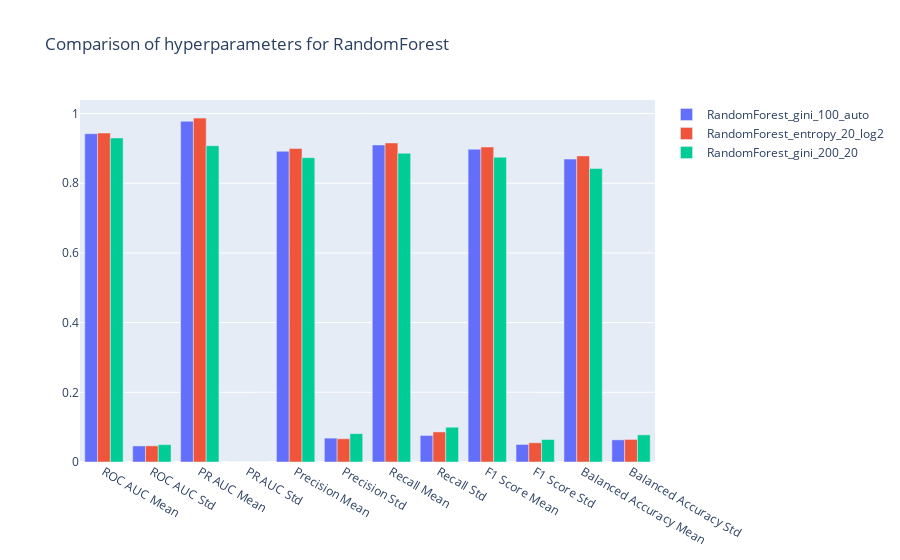

Notebook code for this chart:
### Code cell
df_t = df.T
res = []
for col in df_t.columns:
    res.append(
        go.Bar(
            x=df_t.index.values.tolist(),
            y=df_t[col].values.tolist(),
            name=col,
            hoverinfo='name+y'
        )
    )

layout = go.Layout(barmode='group', title="Comparison of hyperparameters for RandomForest")
fig = go.Figure(data=res, layout=layout)
fig.show()

### Figure 1 — Plotly figure (JSON) as saved in the notebook; plotly's stock layout.template omitted (floating-point values rounded to 4 significant figures)
{"data": [{"hoverinfo": "name+y", "name": "RandomForest_gini_100_auto", "type": "bar", "x": ["ROC AUC Mean", "ROC AUC Std", "PR AUC Mean", "PR AUC Std", "Precision Mean", "Precision Std", "Recall Mean", "Recall Std", "F1 Score Mean", "F1 Score Std", "Balanced Accuracy Mean", "Balanced Accuracy Std"], "y": [0.9423, 0.0461, 0.978, 0, 0.8918, 0.06853, 0.9099, 0.07621, 0.8977, 0.05041, 0.8694, 0.06352]}, {"hoverinfo": "name+y", "name": "RandomForest_entropy_20_log2", "type": "bar", "x": ["ROC AUC Mean", "ROC AUC Std", "PR AUC Mean", "PR AUC Std", "Precision Mean", "Precision Std", "Recall Mean", "Recall Std", "F1 Score Mean", "F1 Score Std", "Balanced Accuracy Mean", "Balanced Accuracy Std"], "y": [0.9442, 0.04635, 0.987, 0, 0.8995, 0.06675, 0.9157, 0.08633, 0.904, 0.05511, 0.8785, 0.06475]}, {"hoverinfo": "name+y", "name": "RandomForest_gini_200_20", "type": "bar", "x": ["ROC AUC Mean", "ROC AUC Std", "PR AUC Mean", "PR AUC Std", "Precision Mean", "Precision Std", "Recall Mean", "Recall Std", "F1 Score Mean", "F1 Score Std", "Balanced Accuracy Mean", "Balanced Accuracy Std"], "y": [0.9299, 0.04985, 0.9076, 0, 0.8734, 0.08132, 0.8861, 0.09983, 0.8746, 0.06457, 0.8424, 0.07789]}], "layout": {"barmode": "group", "title": {"text": "Comparison of hyperparameters for RandomForest"}}}
